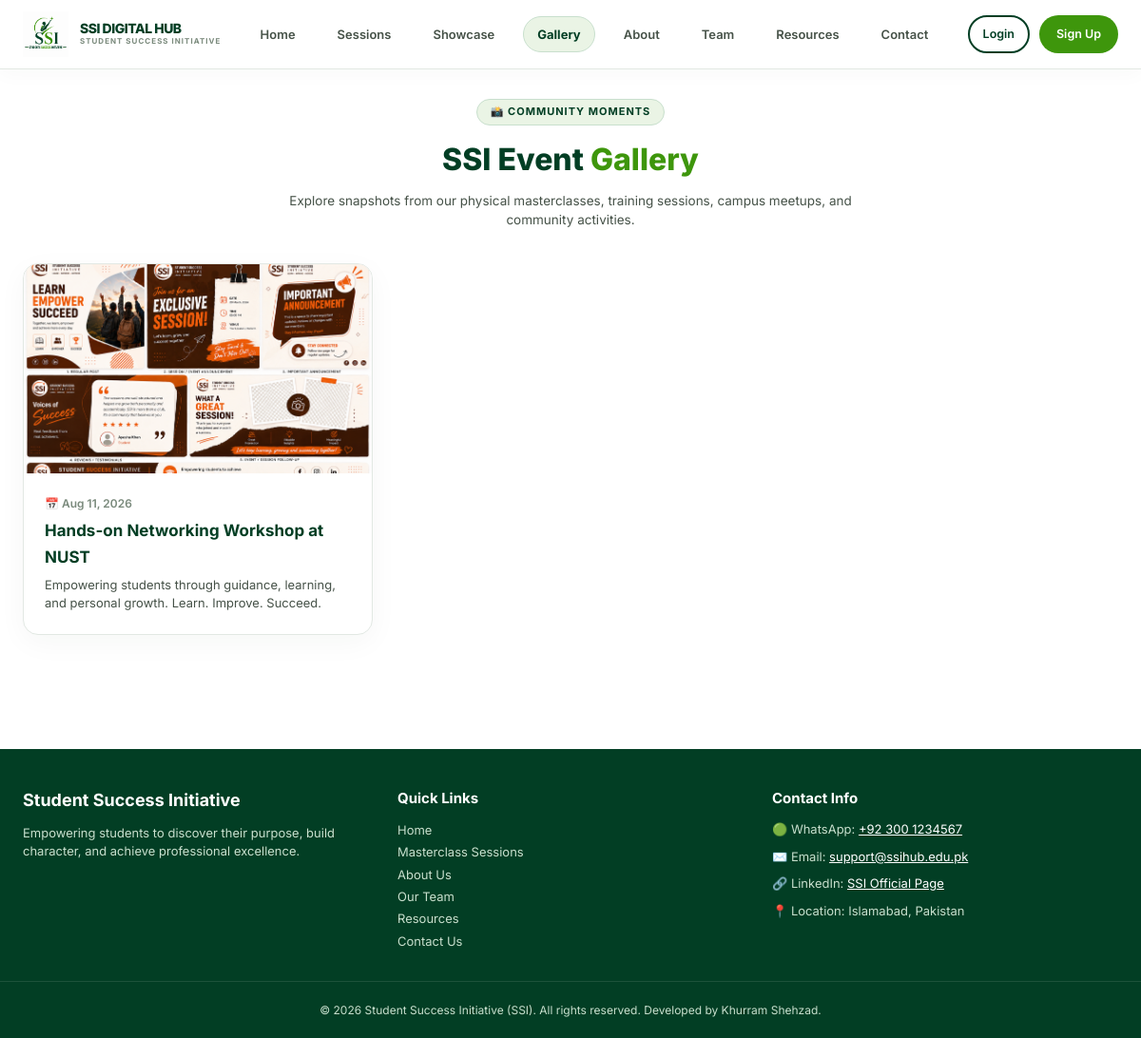
Page /gallery/ on the committed database.
### core/models.py (models this page shows, shortened)
class GalleryPhoto(models.Model):
    title = models.CharField(max_length=200, help_text="e.g. Hands-on Networking Workshop at NUST")
    image = models.ImageField(upload_to='gallery/')
    event_date = models.DateField(blank=True, null=True)
    description = models.TextField(blank=True, null=True)
    uploaded_at = models.DateTimeField(auto_now_add=True)

### core/views.py (the view)
# urls.py: path('gallery/', gallery_view, name='gallery'),
def gallery_view(request):
    photos = GalleryPhoto.objects.all().order_by('-event_date', '-uploaded_at')
    return render(request, 'core/gallery.html', {'photos': photos})

### templates/core/gallery.html (shortened to what this page needs)
{% extends 'base.html' %}
{% block content %}
<section class="section" style="padding: 30px 0 60px 0;">
    <div class="container" style="max-width: 1200px;">
        <div style="text-align: center; max-width: 650px; margin: 0 auto 36px auto;">
            <div style="display: inline-block; background: var(--light-green); color: var(--deep-green); font-size: 11px; font-weight: 700; padding: 4px 14px; border-radius: 20px; text-transform: uppercase; letter-spacing: 1px; margin-bottom: 10px; border: 1px solid #c8dfcd;">
                📸 Community Moments
            </div>
            <h2 style="font-size: 32px; color: var(--deep-green); margin: 0 0 8px 0; font-weight: 800;">
                SSI Event <span style="color: var(--ssi-green);">Gallery</span>
            </h2>
            <p style="color: #465248; font-size: 13.5px; line-height: 1.5; margin: 0;">
                Explore snapshots from our physical masterclasses, training sessions, campus meetups, and community activities.
            </p>
        </div>
        {% if photos %}
        <div class="grid-3-col">
            {% for photo in photos %}
            <div class="interactive-card" style="background: var(--white); border-radius: 16px; border: 1px solid #e2e8e3; overflow: hidden; box-shadow: 0 8px 30px rgba(2, 62, 36, 0.04); display: flex; flex-direction: column;">
                {% if photo.image %}
                <div style="height: 220px; background-size: cover; background-position: center; background-image: url('{{ photo.image.url }}');"></div>
                {% endif %}
                <div style="padding: 22px; flex-grow: 1; display: flex; flex-direction: column; justify-content: space-between;">
                    <div>
                        {% if photo.event_date %}
                        <div style="font-size: 12px; color: #7a8a7c; font-weight: 600; margin-bottom: 6px;">📅 {{ photo.event_date|date:"M d, Y" }}</div>
                        {% endif %}
                        <h4 style="font-size: 17px; color: var(--deep-green); margin: 0 0 6px 0; font-weight: 700;">{{ photo.title }}</h4>
                        {% if photo.description %}
                        <p style="color: #465248; font-size: 13px; line-height: 1.5; margin: 0;">{{ photo.description }}</p>
                        {% endif %}
                    </div>
                </div>
            </div>
            {% endfor %}
        </div>
        {% else %}
        <div style="background: var(--white); padding: 40px; border-radius: 16px; border: 1px solid #e2e8e3; text-align: center; color: #7a8a7c; font-size: 14px;">
            📸 No gallery photos uploaded yet. Check back soon for event highlights!
        </div>
        {% endif %}
    </div>
</section>
{% endblock %}

### static/css/style.css (style rules this page uses)
:root { --deep-green: #023E24; --ssi-green: #3E960C; --soft-green: #579545; --light-green: #EAF4E5; --white: #FFFFFF; --soft-gray: #F6F8F6; --text: #17231C; --radius: 20px; --radius-sm: 10px; --shadow: 0 15px 35px rgba(2, 62, 36, 0.1); }
* { box-sizing: border-box; }
body { margin: 0; font-family: 'Inter', -apple-system, BlinkMacSystemFont, "Segoe UI", Roboto, sans-serif; color: var(--text); background: var(--white); line-height: 1.6; }
h1, h2, h3, h4, .brand, .btn, nav a { font-family: 'Inter', sans-serif; }
h1, h2, h3, h4 { color: var(--deep-green); margin-top: 0; font-weight: 700; }
.container { max-width: 1180px; margin: 0 auto; padding: 0 24px; }
.grid-3-col { display: grid; grid-template-columns: repeat(3, 1fr); gap: 24px; }
.interactive-card { transition: all 0.3s ease; border: 1px solid #e2e8e3; }

### rows in the picture
GalleryPhoto: image (picture), event_date "Aug 11, 2026", title "Hands-on Networking Workshop at NUST", description "Empowering students through guidance, learning, and personal growth. Learn. Improve. Succeed."
